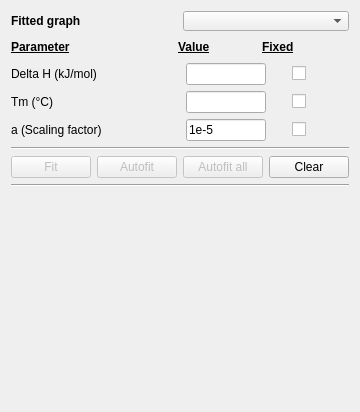
             <widget class="QWidget" name="tab_2">
              <attribute name="title">
               <string>Fit derivative</string>
              </attribute>
              <layout class="QVBoxLayout" name="verticalLayout_29">
               <item>
                <layout class="QHBoxLayout" name="horizontalLayout_64">
                 <property name="spacing">
                  <number>6</number>
                 </property>
                 <property name="sizeConstraint">
                  <enum>QLayout::SetMinimumSize</enum>
                 </property>
                 <item>
                  <widget class="QLabel" name="label_69">
                   <property name="maximumSize">
                    <size>
                     <width>16777215</width>
                     <height>20</height>
                    </size>
                   </property>
                   <property name="font">
                    <font>
                     <weight>75</weight>
                     <bold>true</bold>
                    </font>
                   </property>
                   <property name="text">
                    <string>Fitted graph</string>
                   </property>
                  </widget>
                 </item>
                 <item>
                  <widget class="QComboBox" name="graphBoxDiff">
                   <property name="sizePolicy">
                    <sizepolicy hsizetype="Preferred" vsizetype="Fixed">
                     <horstretch>0</horstretch>
                     <verstretch>0</verstretch>
                    </sizepolicy>
                   </property>
                   <property name="maximumSize">
                    <size>
                     <width>16777215</width>
                     <height>20</height>
                    </size>
                   </property>
                  </widget>
                 </item>
                </layout>
               </item>
               <item>
                <layout class="QVBoxLayout" name="verticalLayout_26">
                 <item>
                  <layout class="QHBoxLayout" name="horizontalLayout_65">
                   <item>
                    <widget class="QLabel" name="label_70">
                     <property name="font">
                      <font>
                       <weight>75</weight>
                       <bold>true</bold>
                       <underline>true</underline>
                      </font>
                     </property>
                     <property name="text">
                      <string>Parameter</string>
                     </property>
                    </widget>
                   </item>
                   <item>
                    <layout class="QHBoxLayout" name="horizontalLayout_66">
                     <item>
                      <widget class="QLabel" name="label_71">
                       <property name="minimumSize">
                        <size>
                         <width>77</width>
                         <height>0</height>
                        </size>
                       </property>
                       <property name="font">
                        <font>
                         <weight>75</weight>
                         <bold>true</bold>
                         <underline>true</underline>
                        </font>
                       </property>
                       <property name="text">
                        <string>Value</string>
                       </property>
                      </widget>
                     </item>
                     <item>
                      <widget class="QLabel" name="label_72">
                       <property name="font">
                        <font>
                         <weight>75</weight>
                         <bold>true</bold>
                         <underline>true</underline>
                        </font>
                       </property>
                       <property name="text">
                        <string>Fixed</string>
                       </property>
                      </widget>
                     </item>
                    </layout>
                   </item>
                   <item>
                    <spacer name="horizontalSpacer_55">
                     <property name="orientation">
                      <enum>Qt::Horizontal</enum>
                     </property>
                     <property name="sizeType">
                      <enum>QSizePolicy::Fixed</enum>
                     </property>
                     <property name="sizeHint" stdset="0">
                      <size>
                       <width>10</width>
                       <height>20</height>
                      </size>
                     </property>
                    </spacer>
                   </item>
                  </layout>
                 </item>
                 <item>
                  <layout class="QHBoxLayout" name="horizontalLayout_67">
                   <item>
                    <widget class="QLabel" name="label_73">
                     <property name="text">
                      <string>Delta H (kJ/mol)</string>
                     </property>
                    </widget>
                   </item>
                   <item>
                    <widget class="QLineEdit" name="deltaEditDiff">
                     <property name="sizePolicy">
                      <sizepolicy hsizetype="Fixed" vsizetype="Fixed">
                       <horstretch>0</horstretch>
                       <verstretch>0</verstretch>
                      </sizepolicy>
                     </property>
                     <property name="minimumSize">
                      <size>
                       <width>80</width>
                       <height>0</height>
                      </size>
                     </property>
                     <property name="maximumSize">
                      <size>
                       <width>80</width>
                       <height>16777215</height>
                      </size>
                     </property>
                    </widget>
                   </item>
                   <item>
                    <spacer name="horizontalSpacer_56">
                     <property name="orientation">
                      <enum>Qt::Horizontal</enum>
                     </property>
                     <property name="sizeType">
                      <enum>QSizePolicy::Fixed</enum>
                     </property>
                     <property name="sizeHint" stdset="0">
                      <size>
                       <width>20</width>
                       <height>20</height>
                      </size>
                     </property>
                    </spacer>
                   </item>
                   <item>
                    <widget class="QCheckBox" name="deltaBoxDiff">
                     <property name="sizePolicy">
                      <sizepolicy hsizetype="Fixed" vsizetype="Fixed">
                       <horstretch>0</horstretch>
                       <verstretch>0</verstretch>
                      </sizepolicy>
                     </property>
                     <property name="maximumSize">
                      <size>
                       <width>25</width>
                       <height>16777215</height>
                      </size>
                     </property>
                     <property name="text">
                      <string/>
                     </property>
                    </widget>
                   </item>
                   <item>
                    <spacer name="horizontalSpacer_57">
                     <property name="orientation">
                      <enum>Qt::Horizontal</enum>
                     </property>
                     <property name="sizeType">
                      <enum>QSizePolicy::Fixed</enum>
                     </property>
                     <property name="sizeHint" stdset="0">
                      <size>
                       <width>32</width>
                       <height>20</height>
                      </size>
                     </property>
                    </spacer>
                   </item>
                  </layout>
                 </item>
                 <item>
                  <layout class="QHBoxLayout" name="horizontalLayout_68">
                   <item>
                    <widget class="QLabel" name="label_74">
                     <property name="text">
                      <string>Tm (°C)</string>
                     </property>
                    </widget>
                   </item>
                   <item>
                    <widget class="QLineEdit" name="tmEditDiff">
                     <property name="sizePolicy">
                      <sizepolicy hsizetype="Fixed" vsizetype="Fixed">
                       <horstretch>0</horstretch>
                       <verstretch>0</verstretch>
                      </sizepolicy>
                     </property>
                     <property name="minimumSize">
                      <size>
                       <width>80</width>
                       <height>0</height>
                      </size>
                     </property>
                     <property name="maximumSize">
                      <size>
                       <width>80</width>
                       <height>16777215</height>
                      </size>
                     </property>
                    </widget>
                   </item>
                   <item>
                    <spacer name="horizontalSpacer_58">
                     <property name="orientation">
                      <enum>Qt::Horizontal</enum>
                     </property>
                     <property name="sizeType">
                      <enum>QSizePolicy::Fixed</enum>
                     </property>
                     <property name="sizeHint" stdset="0">
                      <size>
                       <width>20</width>
                       <height>20</height>
                      </size>
                     </property>
                    </spacer>
                   </item>
                   <item>
                    <widget class="QCheckBox" name="tmBoxDiff">
                     <property name="sizePolicy">
                      <sizepolicy hsizetype="Fixed" vsizetype="Fixed">
                       <horstretch>0</horstretch>
                       <verstretch>0</verstretch>
                      </sizepolicy>
                     </property>
                     <property name="maximumSize">
                      <size>
                       <width>25</width>
                       <height>16777215</height>
                      </size>
                     </property>
                     <property name="text">
                      <string/>
                     </property>
                    </widget>
                   </item>
                   <item>
                    <spacer name="horizontalSpacer_59">
                     <property name="orientation">
                      <enum>Qt::Horizontal</enum>
                     </property>
                     <property name="sizeType">
                      <enum>QSizePolicy::Fixed</enum>
                     </property>
                     <property name="sizeHint" stdset="0">
                      <size>
                       <width>32</width>
                       <height>20</height>
                      </size>
                     </property>
                    </spacer>
                   </item>
                  </layout>
                 </item>
                 <item>
                  <layout class="QHBoxLayout" name="horizontalLayout_69">
                   <item>
                    <widget class="QLabel" name="label_75">
                     <property name="font">
                      <font>
                       <family>MS Shell Dlg 2</family>
                      </font>
                     </property>
                     <property name="text">
                      <string>a (Scaling factor)</string>
                     </property>
                    </widget>
                   </item>
                   <item>
                    <widget class="QLineEdit" name="aEditDiff">
                     <property name="sizePolicy">
                      <sizepolicy hsizetype="Fixed" vsizetype="Fixed">
                       <horstretch>0</horstretch>
                       <verstretch>0</verstretch>
                      </sizepolicy>
                     </property>
                     <property name="minimumSize">
                      <size>
                       <width>80</width>
                       <height>0</height>
                      </size>
                     </property>
                     <property name="maximumSize">
                      <size>
                       <width>80</width>
                       <height>16777215</height>
                      </size>
                     </property>
                     <property name="text">
                      <string>1e-5</string>
                     </property>
                    </widget>
                   </item>
                   <item>
                    <spacer name="horizontalSpacer_60">
                     <property name="orientation">
                      <enum>Qt::Horizontal</enum>
                     </property>
                     <property name="sizeType">
                      <enum>QSizePolicy::Fixed</enum>
                     </property>
                     <property name="sizeHint" stdset="0">
                      <size>
                       <width>20</width>
                       <height>20</height>
                      </size>
                     </property>
                    </spacer>
                   </item>
                   <item>
                    <widget class="QCheckBox" name="aBoxDiff">
                     <property name="sizePolicy">
                      <sizepolicy hsizetype="Fixed" vsizetype="Fixed">
                       <horstretch>0</horstretch>
                       <verstretch>0</verstretch>
                      </sizepolicy>
                     </property>
                     <property name="maximumSize">
                      <size>
                       <width>25</width>
                       <height>16777215</height>
                      </size>
                     </property>
                     <property name="text">
                      <string/>
                     </property>
                     <property name="checked">
                      <bool>false</bool>
                     </property>
                    </widget>
                   </item>
                   <item>
                    <spacer name="horizontalSpacer_61">
                     <property name="orientation">
                      <enum>Qt::Horizontal</enum>
                     </property>
                     <property name="sizeType">
                      <enum>QSizePolicy::Fixed</enum>
                     </property>
                     <property name="sizeHint" stdset="0">
                      <size>
                       <width>32</width>
                       <height>20</height>
                      </size>
                     </property>
                    </spacer>
                   </item>
                   <item>
                    <spacer name="chemicalSpacer_4">
                     <property name="orientation">
                      <enum>Qt::Horizontal</enum>
                     </property>
                     <property name="sizeType">
                      <enum>QSizePolicy::Maximum</enum>
                     </property>
                     <property name="sizeHint" stdset="0">
                      <size>
                       <width>0</width>
                       <height>20</height>
                      </size>
                     </property>
                    </spacer>
                   </item>
                  </layout>
                 </item>
                 <item>
                  <widget class="Line" name="line_21">
                   <property name="orientation">
                    <enum>Qt::Horizontal</enum>
                   </property>
                  </widget>
                 </item>
                 <item>
                  <layout class="QHBoxLayout" name="horizontalLayout_74">
                   <item>
                    <widget class="QPushButton" name="fitDiff">
                     <property name="enabled">
                      <bool>false</bool>
                     </property>
                     <property name="minimumSize">
                      <size>
                       <width>0</width>
                       <height>0</height>
                      </size>
                     </property>
                     <property name="maximumSize">
                      <size>
                       <width>80</width>
                       <height>40</height>
                      </size>
                     </property>
                     <property name="text">
                      <string>Fit</string>
                     </property>
                     <property name="iconSize">
                      <size>
                       <width>35</width>
                       <height>35</height>
                      </size>
                     </property>
                    </widget>
                   </item>
                   <item>
                    <widget class="QPushButton" name="autoFitDiff">
                     <property name="enabled">
                      <bool>false</bool>
                     </property>
                     <property name="text">
                      <string>Autofit</string>
                     </property>
                    </widget>
                   </item>
                   <item>
                    <widget class="QPushButton" name="autofitAllDiff">
                     <property name="enabled">
                      <bool>false</bool>
                     </property>
                     <property name="text">
                      <string>Autofit all</string>
                     </property>
                    </widget>
                   </item>
                   <item>
                    <widget class="QPushButton" name="clearButtonDiff">
                     <property name="text">
                      <string>Clear</string>
                     </property>
                     <property name="shortcut">
                      <string>Ctrl+D</string>
                     </property>
                    </widget>
                   </item>
                  </layout>
                 </item>
                </layout>
               </item>
               <item>
                <widget class="Line" name="line_5">
                 <property name="orientation">
                  <enum>Qt::Horizontal</enum>
                 </property>
                </widget>
               </item>
               <item>
                <spacer name="verticalSpacer_6">
                 <property name="orientation">
                  <enum>Qt::Vertical</enum>
                 </property>
                 <property name="sizeHint" stdset="0">
                  <size>
                   <width>20</width>
                   <height>214</height>
                  </size>
                 </property>
                </spacer>
               </item>
              </layout>
              <zorder></zorder>
              <zorder>line_5</zorder>
              <zorder>verticalSpacer_6</zorder>
             </widget>
